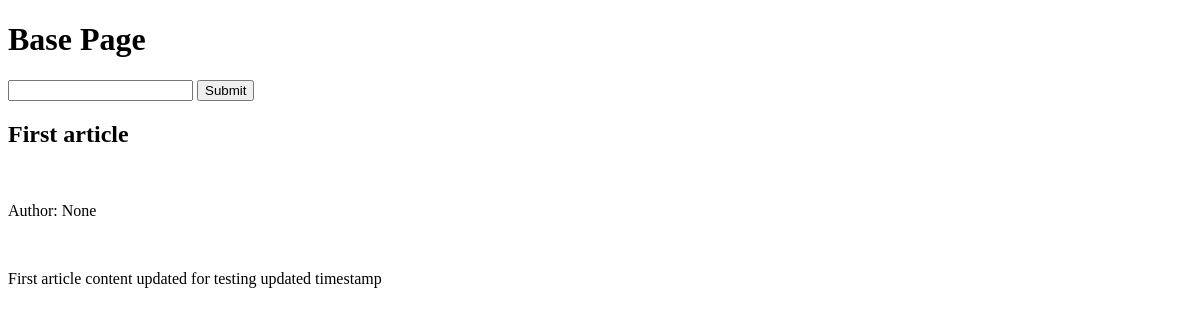
The page /article/first-article/ on the database its author committed.
### articles/models.py (models this page shows, shortened)
class Article(models.Model):
    user = models.ForeignKey(User, blank=True, null=True, on_delete=models.SET_NULL)
    title = models.CharField(max_length=255)
    slug = models.SlugField(unique=True, blank=True, null=True)
    content = models.TextField()
    timestamp = models.DateTimeField(auto_now_add=True)
    updated = models.DateTimeField(auto_now=True)
    publish = models.DateField(auto_now_add=False, auto_now=False
            , null=True, blank=True)
    objects = ModelManager()

### articles/views.py (the view)
# urls.py: path("<slug:slug>/", views.article_view, name='article'),
def article_view(request, slug=None):
    article_obj = None
    if slug is not None:
        try:
            article_obj = Article.objects.get(slug=slug)
        except:
            raise Http404
        context = {
            'object':article_obj
        }
    return render(request, "article.html", context)

### templates/article.html
{% extends 'base.html' %}
{% block content %}
<h2>{{ object.title }}</h2><br>
<p>Author: {{ object.user }}</p><br>
<p>{{ object.content }}</p>
{% endblock %}

### rows shown on the page
Article: title "First article", user "None", content "First article content updated for testing updated timestamp"
